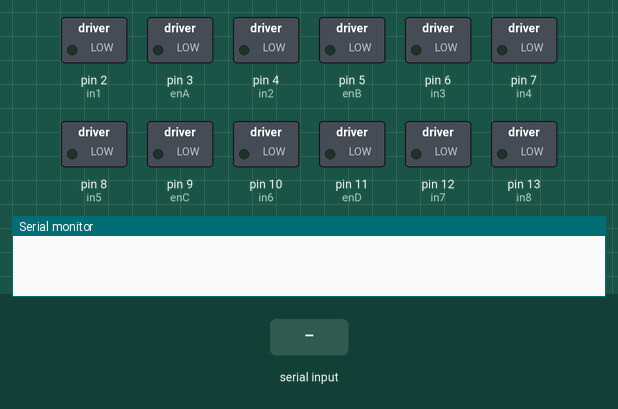
This sketch was run on a simulated Arduino Uno, built with avr-gcc and run on an emulated ATmega328P. Shown: switched loads named in the sketch (green lamp = pin HIGH), the last lines printed to the serial monitor. The inputs (shaded band) are chosen by the test bench.

Above: at 1.2 s.
1.3 s: "F" received over Serial
At 1.38 s:
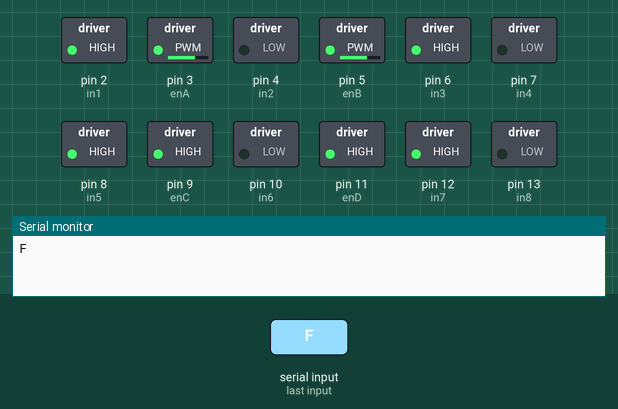
At 2.6 s:
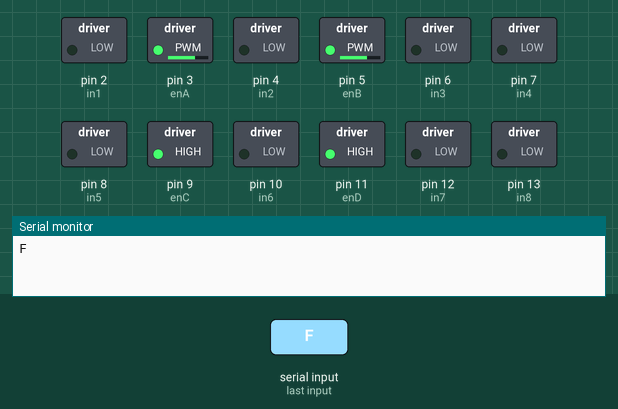
2.9 s: "B" received over Serial
At 2.98 s:
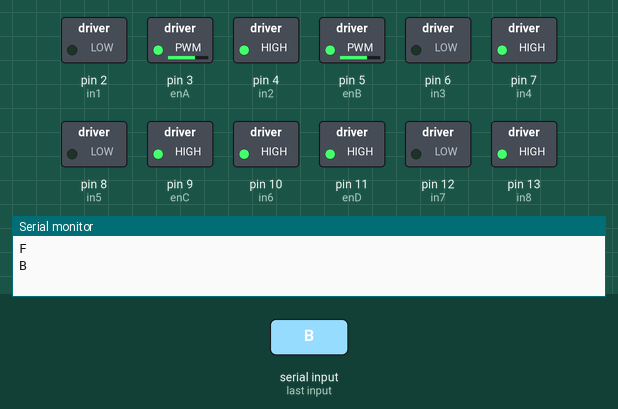
Timing chart, 0 to 5.9 s (numbered marks = the images above; inputs shaded):
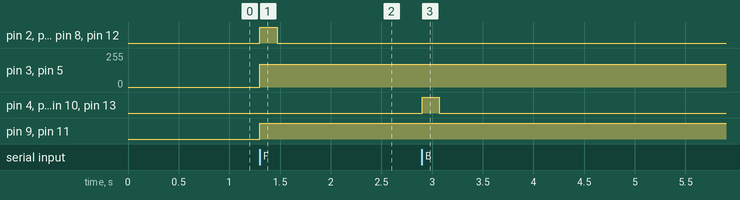

Measured:
- after the input at 1.3 s, pin 2 (in1), pin 6 (in3), pin 8 (in5), pin 12 (in7): LOW → HIGH at once, → LOW 0.17 s later; pin 3 (enA), pin 5 (enB): 0/255 → 170/255 at once; pin 9 (enC), pin 11 (enD): LOW → HIGH at once
- after the input at 2.9 s, pin 4 (in2), pin 7 (in4), pin 10 (in6), pin 13 (in8): LOW → HIGH at once, → LOW 0.17 s later

The sketch:

sketch_mar26a.ino
```cpp
// Motor A connections
int enA = 3;
int in1 = 2;
int in2 = 4;
// Motor B connections
int enB = 5;
int in3 = 6;
int in4 = 7;
// Motor C connections
int enC = 9;
int in5 = 8;
int in6 = 10;
// Motor D connections
int enD = 11;
int in7 = 12;
int in8 = 13;
void setup() {
    Serial.begin(9600); // Start serial communication

  // Set all the motor control pins to outputs
  pinMode(enA, OUTPUT);
  pinMode(enB, OUTPUT);
  pinMode(enC, OUTPUT);
  pinMode(enD, OUTPUT);
  pinMode(in1, OUTPUT);
  pinMode(in2, OUTPUT);
  pinMode(in3, OUTPUT);
  pinMode(in4, OUTPUT);
  pinMode(in5, OUTPUT);
  pinMode(in6, OUTPUT);
  pinMode(in7, OUTPUT);
  pinMode(in8, OUTPUT);
  // Turn off motors - Initial state
  digitalWrite(in1, LOW);
  digitalWrite(in2, LOW);
  digitalWrite(in3, LOW);
  digitalWrite(in4, LOW);
  digitalWrite(in5, LOW);
  digitalWrite(in6, LOW);
}
void loop() {
  if (Serial.available() > 0) {
    char command = Serial.read();
    Serial.println(command);
    directionControl(command);
  }
}

void directionControl(char command) {
  switch (command) {
    case 'F': moveForward(); break;
    case 'B': moveBackward(); break;
    case 'S': stopMotors(); break;
    default: Serial.println("Invalid Command");
  }
}

void moveForward() {
  analogWrite(enA, 170);
  analogWrite(enB, 170);
  analogWrite(enC, 255);
  analogWrite(enD, 255);
  digitalWrite(in1, HIGH);
  digitalWrite(in2, LOW);
  digitalWrite(in3, HIGH);
  digitalWrite(in4, LOW);
  digitalWrite(in5, HIGH);
  digitalWrite(in6, LOW);
  digitalWrite(in7, HIGH);
  digitalWrite(in8, LOW);
  delay(170);
  stopMotors();
}

void moveBackward() {
  analogWrite(enA, 170);
  analogWrite(enB, 170);
  analogWrite(enC, 255);
  analogWrite(enD, 255);
  digitalWrite(in1, LOW);
  digitalWrite(in2, HIGH);
  digitalWrite(in3, LOW);
  digitalWrite(in4, HIGH);
  digitalWrite(in2, HIGH);
  digitalWrite(in5, LOW);
  digitalWrite(in6, HIGH);
  digitalWrite(in7, LOW);
  digitalWrite(in8, HIGH);
    delay(170);
  stopMotors();
}
void stopMotors() {
  digitalWrite(in1, LOW);
  digitalWrite(in2, LOW);
  digitalWrite(in3, LOW);
  digitalWrite(in4, LOW);
  digitalWrite(in5, LOW);
  digitalWrite(in6, LOW);
  digitalWrite(in7, LOW);
  digitalWrite(in8, LOW);
}
```
